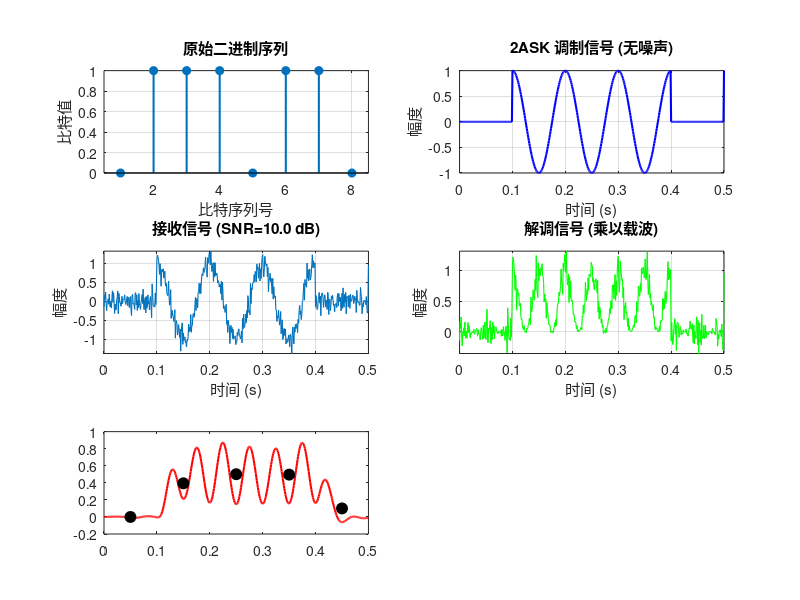

The MATLAB script that drew this image: (Note: this script raises an error after producing the figure.)
%% 2ASK (2-ary Amplitude Shift Keying) 调制与解调
% 本程序演示2ASK调制信号的生成、传输、接收和解调
% 2ASK: 二进制幅度移键调制

clear all; close all; clc;

%% 参数设置
SNR = 10;               % 信噪比 (dB)
fc = 10;                % 载波频率 (Hz)
fs = 1000;              % 采样频率 (Hz)
Ts = 1/fs;              % 采样周期
Tb = 0.1;               % 比特周期 (s)
N = fs * Tb;            % 每个比特的采样点数

%% 生成随机二进制序列
num_bits = 8;           % 信息比特数
bit_sequence = randi([0, 1], 1, num_bits);
fprintf('原始二进制序列: ');
disp(bit_sequence);

%% 2ASK 调制
% 0 对应幅度 0, 1 对应幅度 1
modulation_amplitude = [0, 1];  % 两个幅度级别

% 生成2ASK调制信号
t_mod = 0 : Ts : (num_bits * Tb) - Ts;  % 调制信号时间轴
ask_signal = zeros(1, length(t_mod));

for i = 1 : num_bits
    start_idx = (i-1) * N + 1;
    end_idx = i * N;
    amplitude = modulation_amplitude(bit_sequence(i) + 1);
    % 载波信号
    carrier = amplitude * cos(2*pi*fc*t_mod(start_idx:end_idx));
    ask_signal(start_idx:end_idx) = carrier;
end

%% 加入高斯白噪声
signal_power = mean(ask_signal.^2);
SNR_linear = 10^(SNR/10);
noise_power = signal_power / SNR_linear;
noise = sqrt(noise_power) * randn(1, length(ask_signal));
received_signal = ask_signal + noise;

%% 2ASK 解调
% 相干解调：与载波相乘，然后低通滤波
demod_signal = received_signal .* cos(2*pi*fc*t_mod);

% 低通滤波
% 设计简单的低通滤波器
cutoff_freq = 2/Tb;     % 截止频率
normalized_cutoff = cutoff_freq / (fs/2);
[b, a] = butter(4, normalized_cutoff);
filtered_signal = filter(b, a, demod_signal);

% 采样判决
decoded_bits = zeros(1, num_bits);
threshold = 0.5;        % 判决阈值

for i = 1 : num_bits
    start_idx = (i-1) * N + 1;
    end_idx = i * N;
    % 取每个比特周期的平均值
    sample_value = mean(filtered_signal(start_idx:end_idx));
    if sample_value > threshold
        decoded_bits(i) = 1;
    else
        decoded_bits(i) = 0;
    end
end

fprintf('解调二进制序列: ');
disp(decoded_bits);

% 计算错误率
bit_errors = sum(bit_sequence ~= decoded_bits);
BER = bit_errors / num_bits;
fprintf('比特错误数: %d\n', bit_errors);
fprintf('比特错误率(BER): %.2f%%\n', BER*100);

%% 绘图
figure('Position', [100, 100, 1200, 800]);

% 1. 原始比特序列
subplot(3, 2, 1);
stem(bit_sequence, 'filled', 'LineWidth', 1.5);
set(gca, 'XLim', [0.5, num_bits+0.5]);
ylabel('比特值');
xlabel('比特序列号');
title('原始二进制序列');
grid on;

% 2. 调制信号（无噪声）
subplot(3, 2, 2);
t_plot = 0 : Ts : 0.5;  % 显示前0.5秒
idx_plot = t_plot < max(t_mod);
plot(t_mod(idx_plot), ask_signal(idx_plot), 'b', 'LineWidth', 1.5);
xlabel('时间 (s)');
ylabel('幅度');
title('2ASK 调制信号 (无噪声)');
grid on;
axis tight;

% 3. 接收信号（含噪声）
subplot(3, 2, 3);
plot(t_mod(idx_plot), received_signal(idx_plot), 'LineWidth', 0.8);
xlabel('时间 (s)');
ylabel('幅度');
title(sprintf('接收信号 (SNR=%.1f dB)', SNR));
grid on;
axis tight;

% 4. 解调信号
subplot(3, 2, 4);
plot(t_mod(idx_plot), demod_signal(idx_plot), 'g', 'LineWidth', 0.8);
xlabel('时间 (s)');
ylabel('幅度');
title('解调信号 (乘以载波)');
grid on;
axis tight;

% 5. 低通滤波后信号与判决点
subplot(3, 2, 5);
plot(t_mod(idx_plot), filtered_signal(idx_plot), 'r', 'LineWidth', 1.5);
hold on;
% 显示每个比特的判决点
decision_points_t = [];
decision_points_v = [];
for i = 1 : num_bits
    start_idx = (i-1) * N + 1;
    end_idx = i * N;
    mid_idx = round((start_idx + end_idx) / 2);
    if mid_idx <= length(filtered_signal) && t_mod(mid_idx) <= max(t_plot)
        decision_points_t = [decision_points_t, t_mod(mid_idx)];
        decision_points_v = [decision_points_v, mean(filtered_signal(start_idx:end_idx))];
    end
end
plot(decision_points_t, decision_points_v, 'ko', 'MarkerSize', 8, 'MarkerFaceColor', 'k');
yline(threshold, '--k', 'LineWidth', 1, 'Label', '判决阈值');
xlabel('时间 (s)');
ylabel('幅度');
title('滤波信号与判决点');
grid on;
axis tight;

% 6. 解调序列vs原始序列
subplot(3, 2, 6);
x = 1 : num_bits;
width = 0.35;
bar(x - width/2, bit_sequence, width, 'b', 'alpha', 0.7);
bar(x + width/2, decoded_bits, width, 'r', 'alpha', 0.7);
set(gca, 'XLim', [0.5, num_bits+0.5]);
set(gca, 'YLim', [-0.2, 1.3]);
ylabel('比特值');
xlabel('比特号');
title(sprintf('原始序列 vs 解调序列 (BER=%.2f%%)', BER*100));
legend('原始', '解调', 'Location', 'best');
grid on;

%% 打印调制信息
fprintf('\n========== 2ASK 调制参数 ==========\n');
fprintf('载波频率: %.1f Hz\n', fc);
fprintf('采样频率: %.0f Hz\n', fs);
fprintf('比特周期: %.3f s\n', Tb);
fprintf('信噪比(SNR): %.1f dB\n', SNR);
fprintf('信号电源: %.4f\n', signal_power);
fprintf('噪声电源: %.4f\n', noise_power);
fprintf('总信息比特数: %d\n', num_bits);
fprintf('=====================================\n\n');
